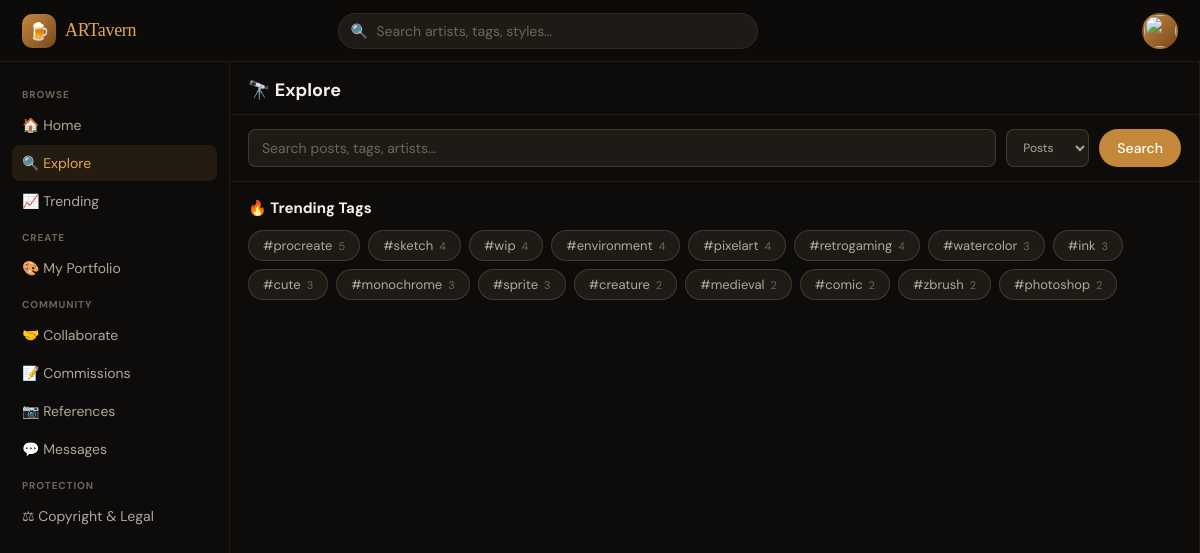
Screenshot of /pages/explore.php (signed in) with the database file from the repository.
### tables this page shows
CREATE TABLE tags (
    id         INT UNSIGNED AUTO_INCREMENT PRIMARY KEY,
    name       VARCHAR(80)  NOT NULL UNIQUE,    
    slug       VARCHAR(80)  NOT NULL UNIQUE,
    post_count INT UNSIGNED DEFAULT 0,
    created_at DATETIME DEFAULT CURRENT_TIMESTAMP
);

### includes/config.php (called while the page is built, shortened)
<?php
function db(): PDO {
    static $pdo = null;
    if ($pdo === null) {
        $dsn = 'mysql:host=' . DB_HOST . ';dbname=' . DB_NAME . ';charset=' . DB_CHARSET;
        $pdo = new PDO($dsn, DB_USER, DB_PASS, [
            PDO::ATTR_ERRMODE            => PDO::ERRMODE_EXCEPTION,
            PDO::ATTR_DEFAULT_FETCH_MODE => PDO::FETCH_ASSOC,
            PDO::ATTR_EMULATE_PREPARES   => false,
        ]);
    }
    return $pdo;
}
function h(string $s): string {
    return htmlspecialchars($s, ENT_QUOTES, 'UTF-8');
}

### includes/posts.php (called while the page is built, shortened)
<?php
require_once __DIR__ . '/config.php';
function get_trending_tags(int $limit = 8): array {
    $st = db()->prepare('SELECT name, slug, post_count FROM tags ORDER BY post_count DESC LIMIT ?');
    $st->execute([$limit]);
    return $st->fetchAll();
}

### pages/explore.php (the view, shortened to what this page needs)
<?php
require_once __DIR__ . '/../includes/config.php';
require_once __DIR__ . '/../includes/posts.php';
$q      = trim($_GET['q'] ?? '');
$filter = $_GET['filter'] ?? 'posts';
$trending_tags = get_trending_tags(16);
require_once __DIR__ . '/../includes/header.php';
?>
<div class="section-header">🔭 Explore</div>
<form method="GET" action="" style="padding:14px 18px;border-bottom:1px solid var(--border);display:flex;gap:10px;">
  <input class="form-input" name="q" value="<?= h($q) ?>" placeholder="Search posts, tags, artists…" style="flex:1;">
  <select class="meta-select" name="filter" style="border-radius:var(--radius-sm);">
    <option value="posts"   <?= $filter==='posts'?'selected':'' ?>>Posts</option>
  </select>
  <button type="submit" class="btn btn-primary">Search</button>
</form>
<?php if (!$q): ?>
<div style="padding:16px 18px;">
  <div style="font-size:15px;font-weight:700;margin-bottom:12px;">🔥 Trending Tags</div>
  <div style="display:flex;flex-wrap:wrap;gap:8px;">
    <?php foreach ($trending_tags as $i => $t): ?>
    <a href="<?= SITE_URL ?>/pages/tag.php?slug=<?= h($t['slug']) ?>"
       style="display:inline-flex;align-items:center;gap:6px;background:var(--surface);
              border:1px solid var(--border2);border-radius:50px;padding:6px 14px;
              font-size:13px;color:var(--text2);text-decoration:none;transition:var(--transition);"
       onmouseover="this.style.borderColor='var(--accent)';this.style.color='var(--accent2)'"
       onmouseout="this.style.borderColor='var(--border2)';this.style.color='var(--text2)'">
      #<?= h($t['name']) ?>
      <span style="font-size:11px;color:var(--text3);"><?= number_format($t['post_count']) ?></span>
    </a>
    <?php endforeach; ?>
  </div>
</div>
<?php endif; ?>
<?php require_once __DIR__ . '/../includes/footer.php'; ?>

### assets/css/main.css (style rules this page uses)
*, *::before, *::after { box-sizing: border-box; margin: 0; padding: 0; }
:root { --bg: #0e0c0a; --bg2: #141210; --bg3: #1a1714; --surface: #1e1b17; --surface2: #252118; --border: rgba(255,220,140,0.08); --border2: rgba(255,220,140,0.16); --text: #f5f0e8; --text2: #b0a898; --text3: #6e6558; --accent: #c4883a; --accent2: #e0a855; --accent-bg: rgba(196,136,58,0.12); --accent-bg2:rgba(196,136,58,0.22); --teal: #4db89a; --teal-bg: rgba(77,184,154,0.1); --rose: #d4706a; --rose-bg: rgba(212,112,106,0.1); --radius: 12px; --radius-sm: 8px; --radius-lg: 18px; --header-h: 62px; --sidebar-w: 230px; --rsidebar-w:290px; --transition:all 0.18s ease; }
body { font-family: 'DM Sans', sans-serif; background: var(--bg); color: var(--text); min-height: 100vh; overflow-x: hidden; }
a { color: inherit; text-decoration: none; }
.btn { font-family: 'DM Sans', sans-serif; font-size: 14px; font-weight: 500; border: none; cursor: pointer; border-radius: 50px; padding: 8px 18px; transition: var(--transition); text-decoration: none; display: inline-flex; align-items: center; gap: 6px; }
.btn-primary { background: var(--accent); color: #fff; }
.meta-select { background: var(--surface); border: 1px solid var(--border2); border-radius: 50px; padding: 4px 12px; font-size: 12px; color: var(--text2); font-family: 'DM Sans', sans-serif; cursor: pointer; outline: none; transition: var(--transition); }
.form-input { width: 100%; background: var(--surface); border: 1px solid var(--border2); border-radius: var(--radius-sm); padding: 9px 13px; font-family: 'DM Sans', sans-serif; font-size: 14px; color: var(--text); outline: none; transition: var(--transition); }
.form-input::placeholder { color: var(--text3); }
.section-header { padding: 16px 18px 12px; font-size: 18px; font-weight: 700; border-bottom: 1px solid var(--border); display: flex; align-items: center; justify-content: space-between; }

### rows the page displays
tags: name "procreate", post_count "5"
tags: name "sketch", post_count "4"
tags: name "wip", post_count "4"
tags: name "environment", post_count "4"
tags: name "pixelart", post_count "4"
tags: name "retrogaming", post_count "4"
tags: name "watercolor", post_count "3"
tags: name "ink", post_count "3"
tags: name "cute", post_count "3"
tags: name "monochrome", post_count "3"
tags: name "sprite", post_count "3"
tags: name "creature", post_count "2"
tags: name "medieval", post_count "2"
tags: name "comic", post_count "2"
tags: name "zbrush", post_count "2"
tags: name "photoshop", post_count "2"
